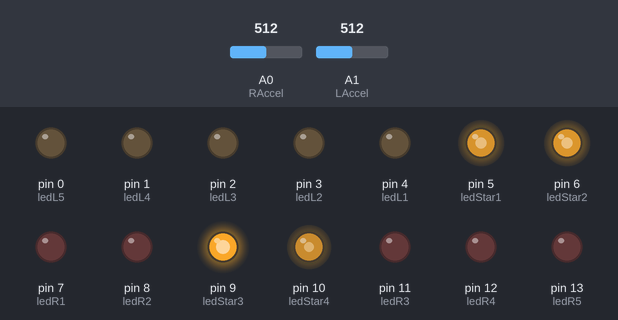
The sketch below on a simulated Arduino Uno, built with avr-gcc and run on an emulated ATmega328P. On the bench: output pins drawn as LEDs (lit = HIGH). Dashed ring = blinking. The inputs (shaded band) are chosen by the test bench; at power-on: A0 (RAccel) = 512, A1 (LAccel) = 512.

Above: at 1.2 s.
1.3 s: A0 (RAccel) set to 540
4.3 s: A0 (RAccel) set to 564
At 4.91 s:
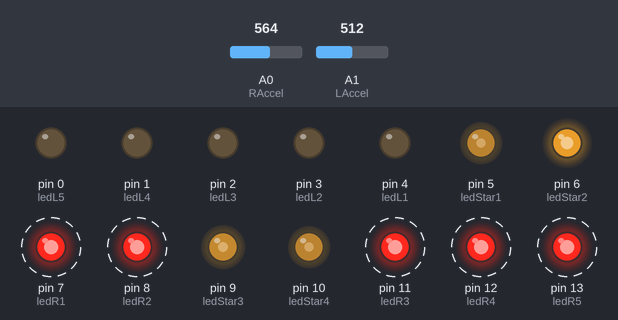
7.3 s: A1 (LAccel) set to 440
At 8.44 s:
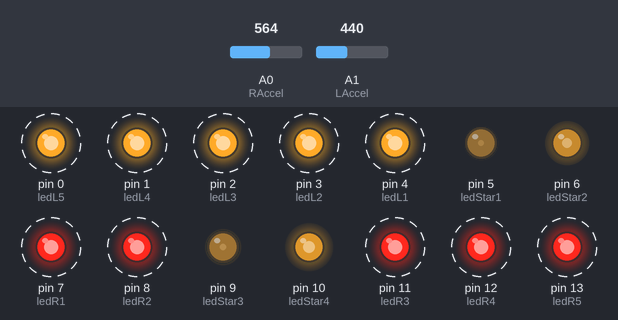
10.3 s: A1 (LAccel) set to 460
At 10.56 s:
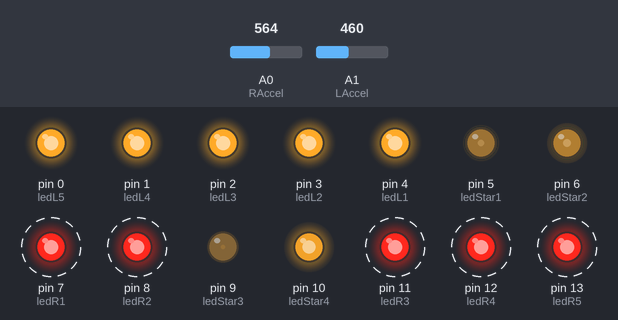
13.3 s: A0 (RAccel) set to 511
At 13.62 s:
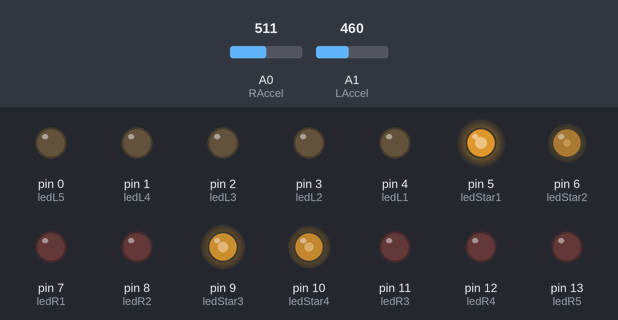
16.3 s: A1 (LAccel) set to 432
At 16.9 s:
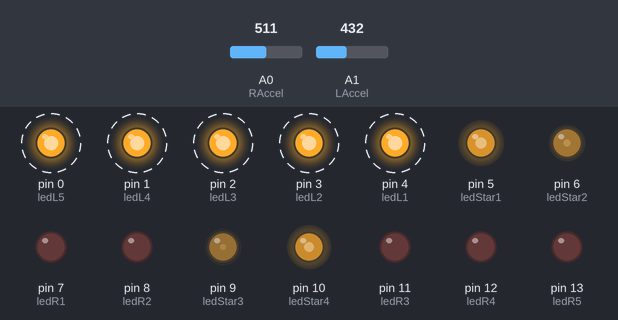
Timing chart, 0 to 21.9 s (numbered marks = the images above; inputs shaded):
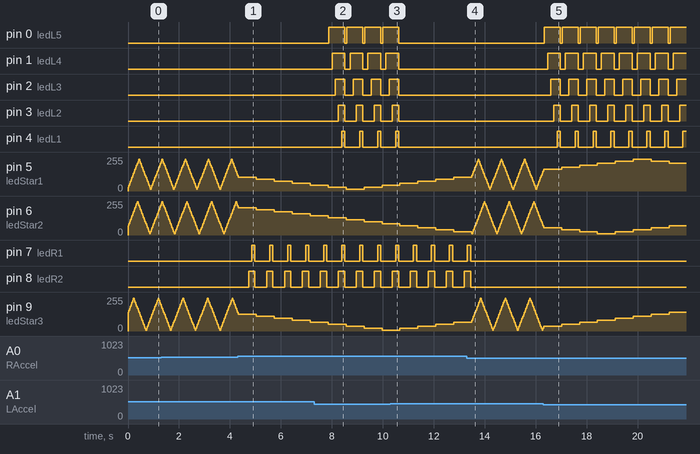

The sketch:

DeathStarSweater.ino
```cpp
// (licence header left out)
// Declare left and right accelerometers
const int LAccel = 1;                  // Accelerometer's Y axis is anolog pin 1 on Arduino
const int RAccel = 0;                  // Accelerometer's Y axis is anolog pin 0 on Arduino

int yLAccel = 0;
int yRAccel = 0;
int armTime = 125;

//For left arm blasters
int ledL1 = 4;
int ledL2 = 3;
int ledL3 = 2;
int ledL4 = 1;
int ledL5 = 0;

//For right arm blasters
int ledR1 = 7;
int ledR2 = 8;
int ledR3 = 11; //careful, this is a PWM pin that I just will use as digital
int ledR4 = 12;
int ledR5 = 13;

//For starry night background
int ledStar1 = 5;       // PWM pin for 5 stars in "Star1" category
int ledStar2 = 6;       // PWM pin for 5 stars in "Star2" category
int ledStar3 = 9;       // PWM pin for 5 stars in "Star3" category
int ledStar4 = 10;      // PWM pin for 5 stars in "Star4" category
int brightness1 = 30;    // how bright the LEDStar is for star1
int brightness2 = 70;   // how bright the LEDStar is for star2
int brightness3 = 140;  // how bright the LEDStar is for star2
int brightness4 = 210;  // how bright the LEDStar is for star2

int fadeAmount1 = 15;    // how many points to fade the LED by
int fadeAmount2 = 15;    // how many points to fade the LED by
int fadeAmount3 = 15;    // how many points to fade the LED by
int fadeAmount4 = 15;    // how many points to fade the LED by


void setup() {
  pinMode(LAccel, INPUT);  // Sets analog pin 1 to input for left accelerometer.
  pinMode(RAccel, INPUT);  // Sets analog pin 0 to input for right accelerometer.
  pinMode(ledL1, OUTPUT);
  pinMode(ledL2, OUTPUT);
  pinMode(ledL3, OUTPUT);
  pinMode(ledL4, OUTPUT);
  pinMode(ledL5, OUTPUT);
  pinMode(ledR1, OUTPUT);
  pinMode(ledR2, OUTPUT);
  pinMode(ledR3, OUTPUT);
  pinMode(ledR4, OUTPUT);
  pinMode(ledR5, OUTPUT);
  pinMode(ledStar1, OUTPUT);
  pinMode(ledStar2, OUTPUT);
  pinMode(ledStar3, OUTPUT);
  pinMode(ledStar4, OUTPUT);
}

void loop() {
  //read accelerometer values from L&R arms
  yLAccel=analogRead(LAccel);
  yRAccel=analogRead(RAccel);

  //MAKE THE STARS TWINKLE
  // reverse the direction of the fading at the ends of the fade
  if (brightness1 <= (0+15) || brightness1 >= (255-15)) {
    fadeAmount1 = -fadeAmount1;
  }
   if (brightness2 <= (0+15) || brightness2 >= (255-15)) {
    fadeAmount2 = -fadeAmount2;
  }
   if (brightness3 <= (0+15) || brightness3 >= (255-15)) {
    fadeAmount3 = -fadeAmount3;
  }
   if (brightness4 <= (0+15) || brightness4 >= (255-15)) {
    fadeAmount4 = -fadeAmount4;
  }

  analogWrite(ledStar1, brightness1);
  analogWrite(ledStar2, brightness2);
  analogWrite(ledStar3, brightness3);
  analogWrite(ledStar4, brightness4);
  // change the brightness for next time through the loop:
  brightness1 = brightness1 + fadeAmount1;
  brightness2 = brightness2 + fadeAmount2;
  brightness3 = brightness3 + fadeAmount3;
  brightness4 = brightness4 + fadeAmount4;
  // wait for 30 milliseconds to see the dimming effect
  delay(30);


  // left arm death ray
  if ((yLAccel < 450) && (yRAccel < 550)) {
    digitalWrite(ledL5, HIGH);
    delay(armTime);
    digitalWrite(ledL4, HIGH);
    delay(armTime);
    digitalWrite(ledL3, HIGH);
    delay(armTime);
    digitalWrite(ledL2, HIGH);
    delay(armTime);
    digitalWrite(ledL1, HIGH);
   delay(armTime);
    digitalWrite(ledL1, LOW);
    digitalWrite(ledL2, LOW);
    digitalWrite(ledL3, LOW);
    digitalWrite(ledL4, LOW);
    digitalWrite(ledL5, LOW);
    delay(50);
  }

    // right arm death ray
  if ((yRAccel > 550) &&(yLAccel > 450)) {
    digitalWrite(ledR5, HIGH);
    delay(armTime);
    digitalWrite(ledR4, HIGH);
    delay(armTime);
    digitalWrite(ledR3, HIGH);
    delay(armTime);
    digitalWrite(ledR2, HIGH);
    delay(125);
    digitalWrite(ledR1, HIGH);
    delay(armTime);
    digitalWrite(ledR1, LOW);
    digitalWrite(ledR2, LOW);
    digitalWrite(ledR3, LOW);
    digitalWrite(ledR4, LOW);
    digitalWrite(ledR5, LOW);
    delay(50);
  }

    if ((yLAccel < 450) && (yRAccel > 550)) {
    digitalWrite(ledL5, HIGH);
    digitalWrite(ledR5, HIGH);
    delay(armTime);
    digitalWrite(ledL4, HIGH);
    digitalWrite(ledR4, HIGH);
    delay(armTime);
    digitalWrite(ledL3, HIGH);
    digitalWrite(ledR3, HIGH);
    delay(armTime);
    digitalWrite(ledL2, HIGH);
    digitalWrite(ledR2, HIGH);
    delay(armTime);
    digitalWrite(ledL1, HIGH);
    digitalWrite(ledR1, HIGH);
    delay(armTime);
    digitalWrite(ledL1, LOW);
    digitalWrite(ledL2, LOW);
    digitalWrite(ledL3, LOW);
    digitalWrite(ledL4, LOW);
    digitalWrite(ledL5, LOW);
    digitalWrite(ledR1, LOW);
    digitalWrite(ledR2, LOW);
    digitalWrite(ledR3, LOW);
    digitalWrite(ledR4, LOW);
    digitalWrite(ledR5, LOW);
    delay(50);
  }

}
```

Measured:
- the behaviour switches between 550 and 551 on A0 (RAccel) (found by bisection; images 0 and 1)
- the behaviour switches between 450 and 449 on A1 (LAccel) (found by bisection; images 4 and 5)
- after the input at 4.3 s, pin 7 (ledR1): alternates HIGH for 0.13 s and LOW for 0.58 s, starting after 0.56 s; pin 8 (ledR2): alternates HIGH for 0.25 s and LOW for 0.46 s, starting after 0.43 s
- after the input at 7.3 s, pin 0 (ledL5): alternates HIGH for 0.63 s and LOW for 0.08 s, starting after 0.58 s; pin 1 (ledL4): alternates HIGH for 0.50 s and LOW for 0.21 s, starting after 0.71 s
- after the input at 10.3 s, pin 0 (ledL5), pin 1 (ledL4), pin 2 (ledL3), pin 3 (ledL2), pin 4 (ledL1): goes on until 10.6 s, then stays LOW
- after the input at 13.3 s, pin 7 (ledR1), pin 8 (ledR2), pin 11 (ledR3), pin 12 (ledR4), pin 13 (ledR5): goes on until 13.4 s, then stays LOW
- after the input at 16.3 s, pin 0 (ledL5): alternates HIGH for 0.63 s and LOW for 0.08 s, starting at once; pin 1 (ledL4): alternates HIGH for 0.50 s and LOW for 0.21 s, starting after 0.16 s
- by itself, pin 5 (ledStar1): rises from 150/255 to 240/255 in 3.5 s, then falls to 210/255 in 1.4 s
